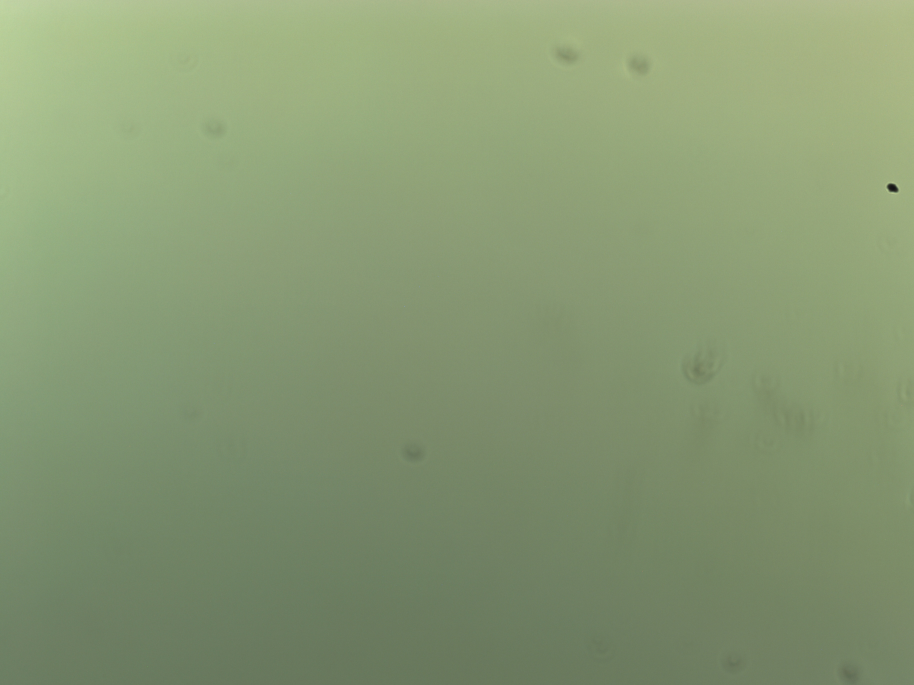
#> input picture software/data-processing/dataset/clean/10X/10X_CLEAN.jpg, 3656 x 2740 px, found by its file name (shown at 1/4 size)
$ python preprocess_images.py
#> lines starting #> are read from the running program, lines starting #| are printed output that depends on the picture
import os
import cv2

# Path to all layers
DATADIR = "C:/senior-design/software/data-processing/dataset"
clean_src = "clean/10X/10X_CLEAN.jpg"

# List of all lens sizes
LENS_SIZES = ["5X", "10X", "20X"]  # 50X and 100X magnifications are not processed well


# Function to create training data
def process_image_data():
    """
    Processes all images stored in the defective directory and its subdirectories
    :return: Nothing
    """
    clean_img_array = cv2.imread(os.path.join(DATADIR, clean_src), cv2.IMREAD_GRAYSCALE)
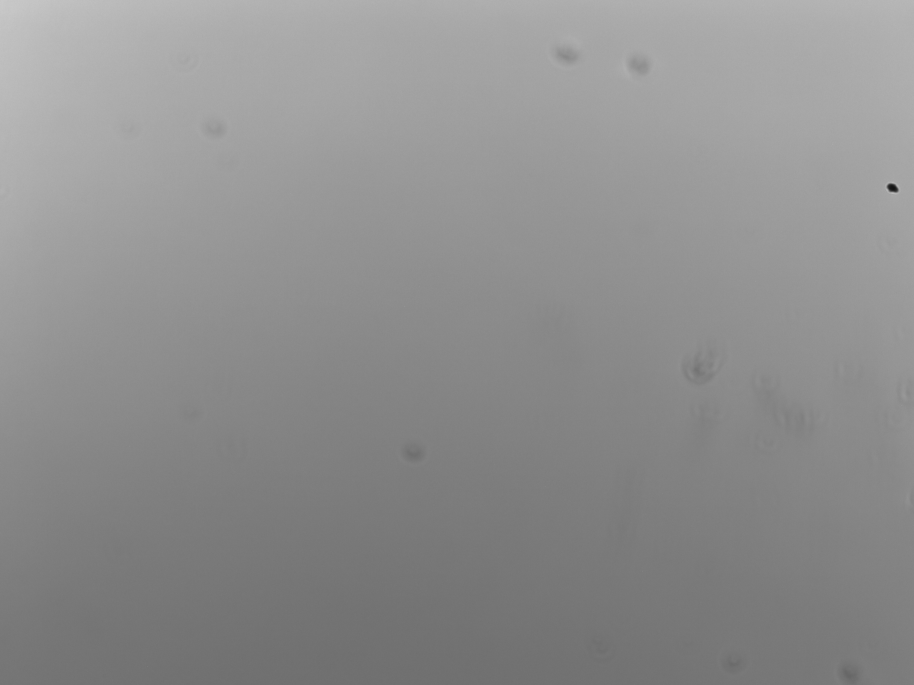
#> clean_img_array: shape (2740, 3656) (shown at 1/4 size); min 18, max 203, mean 142.8
    path = os.path.join(DATADIR, "defective")  # gets path of each category
    processed_path = os.path.join(DATADIR, "processed")  # gets path of processed images

    for lens in LENS_SIZES:
        # first_time = True  # variable for showing only one image from each magnification
        lens_path = os.path.join(path, lens)  # gets path for each magnification
        processed_lens_path = os.path.join(processed_path, lens)
#> (the run stopped early here; a loop or call above may not have finished)
